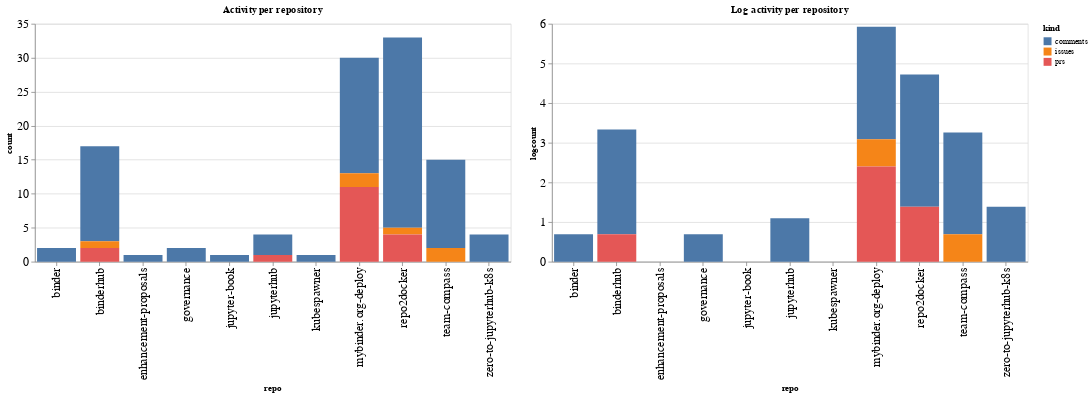

The notebook cell this image was saved under:
### Code cell
ch1 = alt.Chart(repo_summaries, width=600, title="Activity per repository").mark_bar().encode(
    x='repo',
    y='count',
    color='kind',
    tooltip="kind"
)

ch2 = alt.Chart(repo_summaries, width=600, title="Log activity per repository").mark_bar().encode(
    x='repo',
    y='logcount',
    color='kind',
    tooltip="kind"
)

ch1 | ch2

### Figure 1 — Vega-Lite specification as saved in the notebook (floating-point values rounded to 4 significant figures)
{"config": {"axisLeft": {"labelFontSize": 15}, "axisBottom": {"labelFontSize": 15}}, "hconcat": [{"mark": "bar", "encoding": {"color": {"type": "nominal", "field": "kind"}, "tooltip": {"type": "nominal", "field": "kind"}, "x": {"type": "nominal", "field": "repo"}, "y": {"type": "quantitative", "field": "count"}}, "title": "Activity per repository", "width": 600}, {"mark": "bar", "encoding": {"color": {"type": "nominal", "field": "kind"}, "tooltip": {"type": "nominal", "field": "kind"}, "x": {"type": "nominal", "field": "repo"}, "y": {"type": "quantitative", "field": "logcount"}}, "title": "Log activity per repository", "width": 600}], "data": {"name": "data-638359b86388044316f0b40cde4df42d"}, "$schema": "https://vega.github.io/schema/vega-lite/v4.8.1.json", "datasets": {"data-638359b86388044316f0b40cde4df42d": [{"repo": "binder", "kind": "comments", "count": 2, "logcount": 0.6931}, {"repo": "binderhub", "kind": "comments", "count": 14, "logcount": 2.639}, {"repo": "binderhub", "kind": "issues", "count": 1, "logcount": 0.0}, {"repo": "binderhub", "kind": "prs", "count": 2, "logcount": 0.6931}, {"repo": "enhancement-proposals", "kind": "comments", "count": 1, "logcount": 0.0}, {"repo": "governance", "kind": "comments", "count": 2, "logcount": 0.6931}, {"repo": "jupyter-book", "kind": "comments", "count": 1, "logcount": 0.0}, {"repo": "jupyterhub", "kind": "comments", "count": 3, "logcount": 1.099}, {"repo": "jupyterhub", "kind": "prs", "count": 1, "logcount": 0.0}, {"repo": "kubespawner", "kind": "comments", "count": 1, "logcount": 0.0}, {"repo": "mybinder.org-deploy", "kind": "comments", "count": 17, "logcount": 2.833}, {"repo": "mybinder.org-deploy", "kind": "issues", "count": 2, "logcount": 0.6931}, {"repo": "mybinder.org-deploy", "kind": "prs", "count": 11, "logcount": 2.398}, {"repo": "repo2docker", "kind": "comments", "count": 28, "logcount": 3.332}, {"repo": "repo2docker", "kind": "issues", "count": 1, "logcount": 0.0}, {"repo": "repo2docker", "kind": "prs", "count": 4, "logcount": 1.386}, {"repo": "team-compass", "kind": "comments", "count": 13, "logcount": 2.565}, {"repo": "team-compass", "kind": "issues", "count": 2, "logcount": 0.6931}, {"repo": "zero-to-jupyterhub-k8s", "kind": "comments", "count": 4, "logcount": 1.386}]}}
